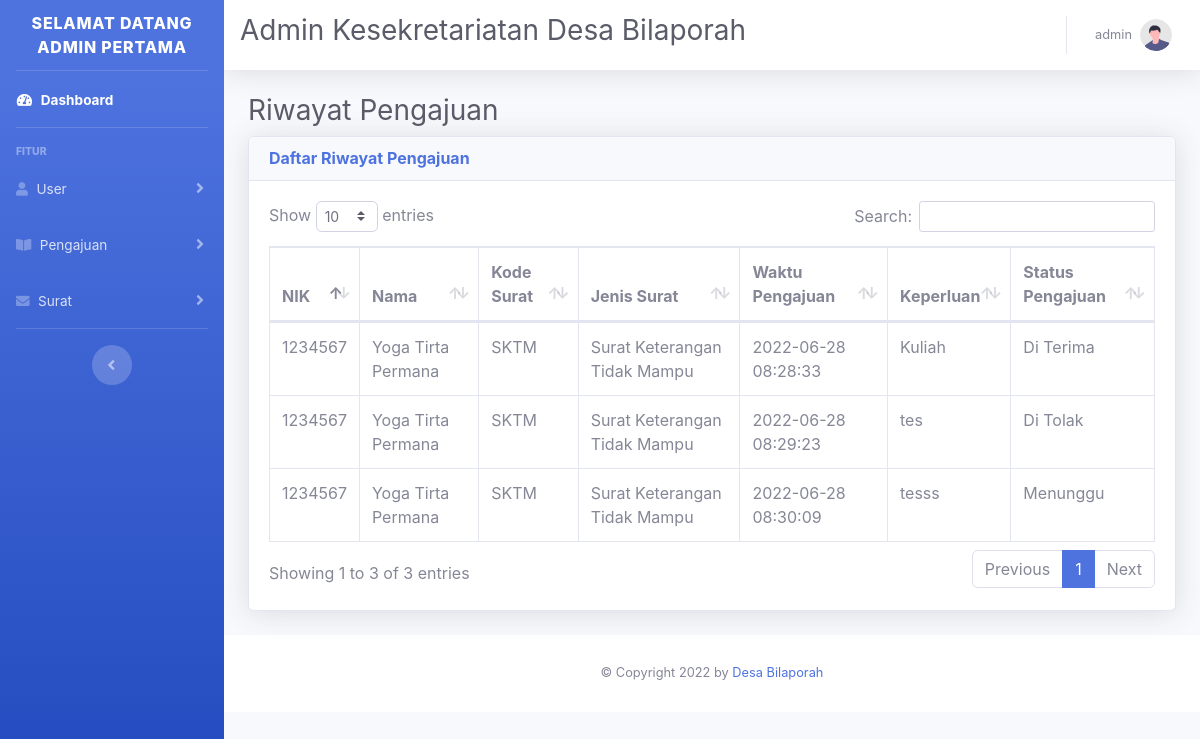
Before: /admin/semua_pengajuan.php (signed in) with the older database file.
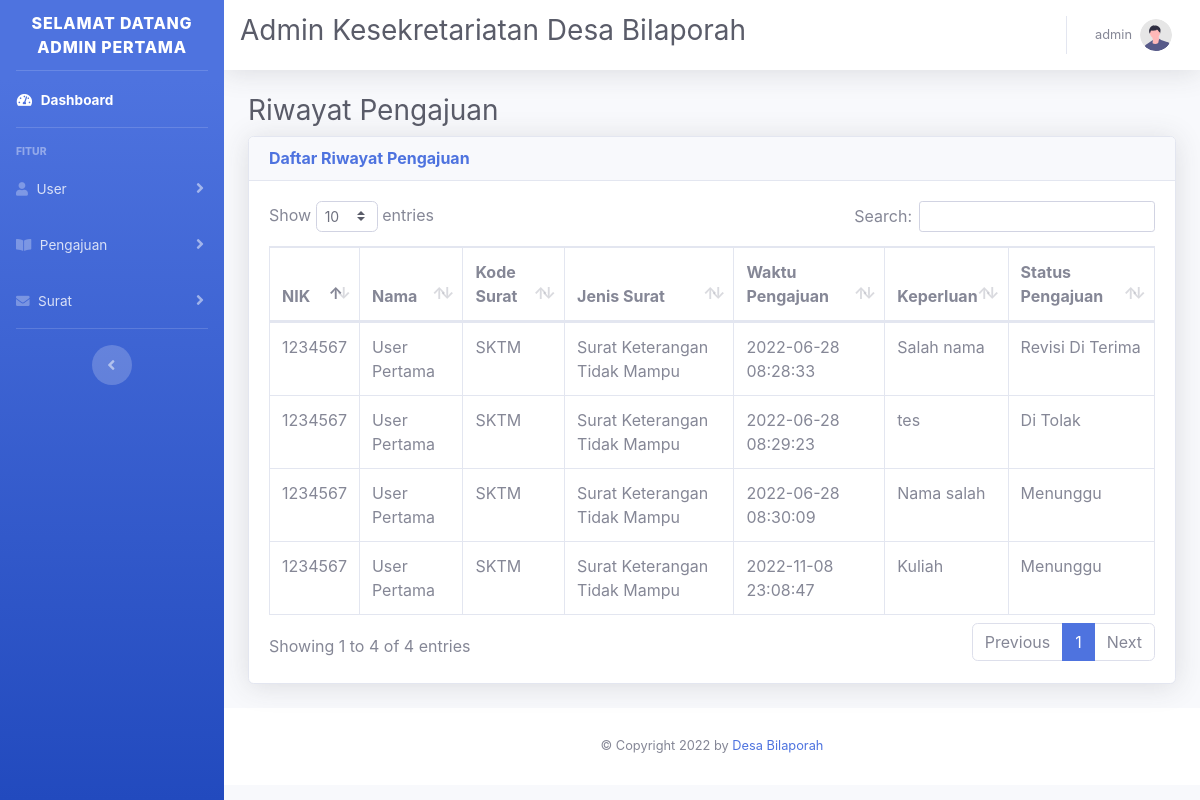
After: the same page with the newer database file.
### tables this page shows
CREATE TABLE `tb_user` (
  `nik` varchar(100) NOT NULL,
  `username` varchar(100) DEFAULT NULL,
  `password` varchar(100) NOT NULL,
  `nama_user` varchar(100) NOT NULL,
  `tempat_lahir` varchar(100) NOT NULL,
  `tanggal_lahir` varchar(100) NOT NULL,
  `gender` varchar(50) NOT NULL,
  `agama` varchar(50) NOT NULL,
  `alamat` varchar(255) NOT NULL,
  `role_user` enum('Warga','Admin') NOT NULL
);

CREATE TABLE `tb_pengajuan` (
  `id_pengajuan` int(11) NOT NULL,
  `nik` varchar(100) DEFAULT NULL,
  `kode_surat` varchar(5) DEFAULT NULL,
  `tgl_pengajuan` datetime DEFAULT NULL,
  `keperluan` varchar(200) DEFAULT NULL,
  `jenis_pengajuan` varchar(50) DEFAULT NULL,
  `status_pengajuan` enum('Menunggu','Di Terima','Di Tolak','Revisi Di Terima','Revisi Selesai') DEFAULT NULL
);

CREATE TABLE `tb_surat` (
  `kode_surat` char(5) NOT NULL,
  `jenis_surat` varchar(50) NOT NULL,
  `surat_keluar` int(11) NOT NULL
);

### db/data_semua_pengajuan.php (the view)
<?php
include "../connect/koneksi.php";
$tb_pengajuan = mysqli_query($koneksi, "SELECT * FROM tb_user INNER JOIN tb_pengajuan USING(nik) INNER JOIN tb_surat USING(kode_surat)");
while ($row = mysqli_fetch_assoc($tb_pengajuan)) : ?>
    <tr>
        <td><?= $row["nik"] ?></td>
        <td><?= $row["nama_user"] ?></td>
        <td><?= $row["kode_surat"] ?></td>
        <td><?= $row["jenis_surat"] ?></td>
        <td><?= $row["tgl_pengajuan"] ?></td>
        <td><?= $row["keperluan"] ?></td>
        <td><?= $row["status_pengajuan"] ?></td>
    </tr>
<?php
endwhile;
?>

### admin/semua_pengajuan.php (shortened to what this page needs)
<?php
include "../connect/koneksi.php";
$username = $_SESSION["username"];
$tb_user = mysqli_fetch_assoc(mysqli_query($koneksi, "SELECT * FROM tb_user where username='$username'"));
?>
<!DOCTYPE html>
<html lang="en">
<head>
    <link href="../css/sb-admin-2.min.css" rel="stylesheet">
    <link href="../vendor/fontawesome-free/css/all.min.css" rel="stylesheet" type="text/css">
    <link href="../vendor/datatables/dataTables.bootstrap4.min.css" rel="stylesheet">
</head>
<body>
    <?php include "../desain/sidebar_admin.php"; ?>
    <?php include "../desain/navbar_admin.php"; ?>
    <div class="container-fluid">
        <h1 class="h3 mb-2 text-gray-800">Riwayat Pengajuan</h1>
        <div class="card shadow mb-4">
            <div class="card-header">
                <div class="d-sm-flex align-items-center justify-content-between">
                    <h6 class="m-0 font-weight-bold text-primary">Daftar Riwayat Pengajuan</h6>
                </div>
            </div>
            <div class="card-body">
                <div class="table-responsive">
                    <table class="table table-bordered" id="dataTable" width="100%" cellspacing="0">
                        <thead>
                            <tr>
                                <th>NIK</th>
                                <th>Nama</th>
                                <th>Kode Surat</th>
                                <th>Jenis Surat</th>
                                <th>Waktu Pengajuan</th>
                                <th>Keperluan</th>
                                <th>Status Pengajuan</th>
                            </tr>
                        </thead>
                        <tbody>
                            <?php
                            include "../db/data_semua_pengajuan.php"
                            ?>
                        </tbody>
                    </table>
                </div>
            </div>
        </div>
    </div>
    <footer class="sticky-footer bg-white">
        <div class="container my-auto">
            <div class="copyright text-center my-auto">
                <span>&copy; Copyright 2022 by <a href="#">Desa Bilaporah</a></span>
            </div>
        </div>
    </footer>
</body>
</html>

### desain/sidebar_admin.php (shortened to what this page needs)
<div id="wrapper">
    <ul class="navbar-nav bg-gradient-primary sidebar sidebar-dark accordion" id="accordionSidebar">
        <a class="sidebar-brand d-flex align-items-center justify-content-center">
            <div>Selamat Datang <?= $tb_user["nama_user"] ?></div>
        </a>
        <hr class="sidebar-divider my-0">
        <li class="nav-item active">
            <a class="nav-link" href="../admin/page_admin.php">
                <i class="fas fa-fw fa-tachometer-alt"></i>
                <span>Dashboard</span>
            </a>
        </li>
        <hr class="sidebar-divider">
        <div class="sidebar-heading">Fitur</div>
        <li class="nav-item">
            <a class="nav-link collapsed" href="#" data-toggle="collapse" data-target="#userMenu" aria-expanded="true" aria-controls="userMenu">
                <i class="fas fa-user"></i>
                <span>User</span>
            </a>
        </li>
        <li class="nav-item">
            <a class="nav-link collapsed" href="#" data-toggle="collapse" data-target="#reservasi" aria-expanded="true" aria-controls="reservasi">
                <i class="fas fa-book-open"></i>
                <span>Pengajuan</span>
            </a>
        </li>
        <li class="nav-item">
            <a class="nav-link collapsed" href="#" data-toggle="collapse" data-target="#surat" aria-expanded="true" aria-controls="surat">
                <i class="fas fa-envelope"></i>
                <span>Surat</span>
            </a>
        </li>
        <hr class="sidebar-divider d-none d-md-block">
        <div class="text-center d-none d-md-inline">
            <button class="rounded-circle border-0" id="sidebarToggle"></button>
        </div>
    </ul>

### desain/navbar_admin.php (shortened to what this page needs)
<div id="content-wrapper" class="d-flex flex-column">
    <div id="content">
        <nav class="navbar navbar-expand navbar-light bg-white topbar mb-4 static-top shadow">
            <h1 class="h3 mb-2 text-gray-800">Admin Kesekretariatan Desa Bilaporah</h1>
            <ul class="navbar-nav ml-auto">
                <li class="nav-item dropdown no-arrow">
                    <a class="nav-link dropdown-toggle" href="#" id="userDropdown" role="button" data-toggle="dropdown" aria-haspopup="true" aria-expanded="false">
                        <span class="mr-2 d-none d-lg-inline text-gray-600 small"><?= $tb_user["nik"] ?></span>
                        <img class="img-profile rounded-circle" src="../img/undraw_profile.svg">
                    </a>
                </li>
            </ul>
        </nav>

Changed rows visible on the page:
changed tb_pengajuan: nik.nama_user "Yoga Tirta Permana" → "User Pertama"; keperluan "Kuliah" → "Salah nama"; status_pengajuan "Di Terima" → "Revisi Di Terima"
changed through a linked row, tb_pengajuan "tes": nik.nama_user "Yoga Tirta Permana" → "User Pertama"
changed tb_pengajuan: nik.nama_user "Yoga Tirta Permana" → "User Pertama"; keperluan "tesss" → "Nama salah"
added tb_pengajuan: nik.nik "1234567", nik.nama_user "User Pertama", kode_surat "SKTM", kode_surat.jenis_surat "Surat Keterangan Tidak Mampu", tgl_pengajuan "2022-11-08 23:08:47", keperluan "Kuliah", status_pengajuan "Menunggu"
Other visible differences:
text written by a page script: "Show entries Search: Showing 1 to 3 of 3 entries Previous 1 Next" → "Show entries Search: Showing 1 to 4 of 4 entries Previous 1 Next"
